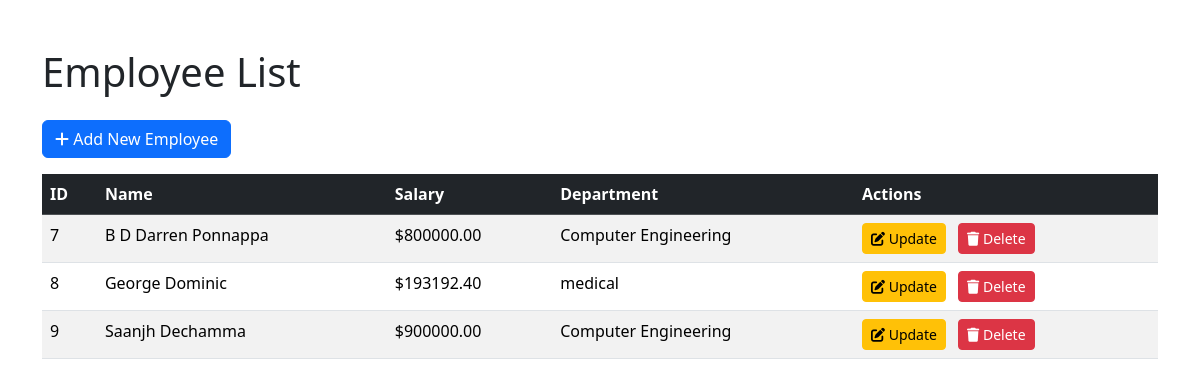
The page / on the database its author committed.
### main/models.py (models this page shows, shortened)
class Employee(models.Model):
    name = models.CharField(max_length=100)
    salary = models.DecimalField(max_digits=8, decimal_places=2)
    department = models.ForeignKey(Department, on_delete=models.SET_NULL, related_name='employees', null=True, blank=True)

class Department(models.Model):
    name = models.CharField(max_length=100)

### main/views.py (the view)
# urls.py: path("", views.employee_list, name='emp_list'),
def employee_list(request):
    employees = Employee.objects.all()
    return render(request, 'emp_list.html', {'employees': employees})

### main/templates/emp_list.html (shortened to what this page needs)
<!DOCTYPE html>
<html lang="en">
  <head>
    <link
      href="https://cdn.jsdelivr.net/npm/bootstrap@5.3.3/dist/css/bootstrap.min.css"
      rel="stylesheet"
    />
    <link
      href="https://cdnjs.cloudflare.com/ajax/libs/font-awesome/6.0.0-beta3/css/all.min.css"
      rel="stylesheet"
    />
  </head>
  <body>
    <div class="container mt-5">
      <h1 class="mb-4">Employee List</h1>
      <div class="mb-3">
        <a href="{% url 'add_emp' %}" class="btn btn-primary">
          <i class="fas fa-plus"></i> Add New Employee
        </a>
      </div>
      <table class="table table-striped table-hover">
        <thead class="table-dark">
          <tr>
            <th>ID</th>
            <th>Name</th>
            <th>Salary</th>
            <th>Department</th>
            <th>Actions</th>
          </tr>
        </thead>
        <tbody>
          {% for employee in employees %}
          <tr>
            <td>{{ employee.pk }}</td>
            <td>{{ employee.name }}</td>
            <td>${{ employee.salary|floatformat:2 }}</td>
            <td>{{ employee.department.name|default:"N/A" }}</td>
            <td>
              <a
                href="{% url 'update_emp' employee.pk %}"
                class="btn btn-sm btn-warning me-2"
              >
                <i class="fas fa-edit"></i> Update
              </a>
              <a
                href="{% url 'delete_emp' employee.pk %}"
                class="btn btn-sm btn-danger"
              >
                <i class="fas fa-trash"></i> Delete
              </a>
            </td>
          </tr>
          {% empty %}
          <tr>
            <td colspan="5" class="text-center">No employees found.</td>
          </tr>
          {% endfor %}
        </tbody>
      </table>
    </div>
  </body>
</html>

### rows shown on the page
Employee: pk "7", name "B D Darren Ponnappa", salary "800000.00", department.name "Computer Engineering"
Employee: pk "8", name "George Dominic", salary "193192.40", department.name "medical"
Employee: pk "9", name "Saanjh Dechamma", salary "900000.00", department.name "Computer Engineering"
